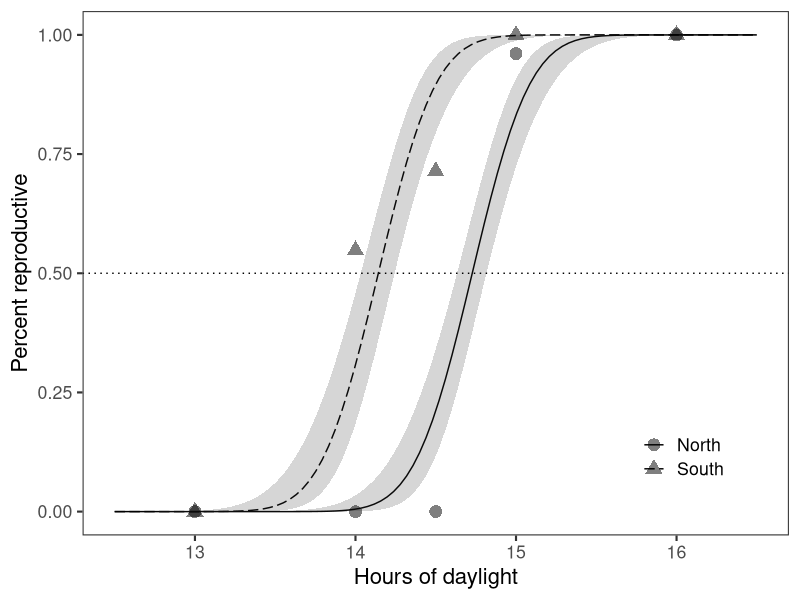
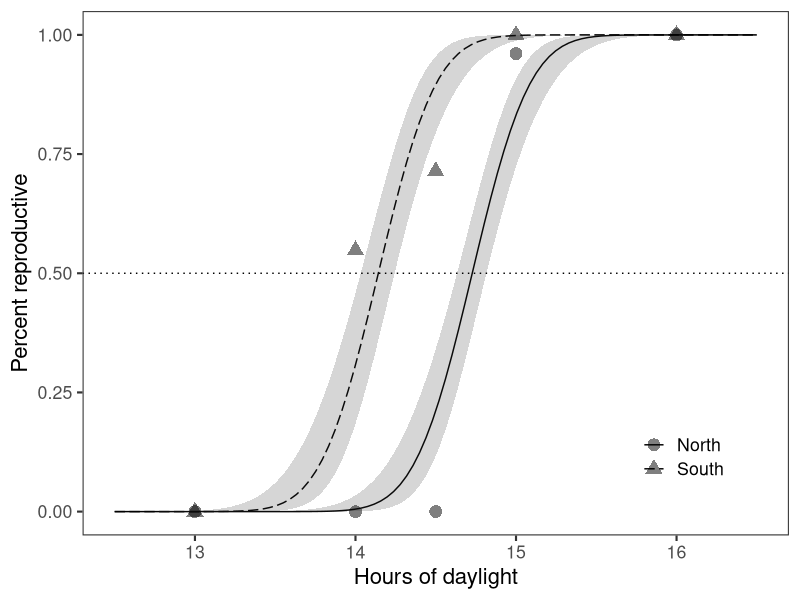

Reproduce these figures in R, in order.
## Header -----
## Script name: 02_photoperiod_response.R
## Purpose of script: Estimate short-day diapause response
## Author: Tyson Wepprich
## Date Created: 2021-02-04
## License: GNU GPLv3
## Email: tyson.wepprich@gmail.com
## ---
## Notes:
## This script makes Figure 3 and 
## estimates photoperiod response (Table 1) from experimental data
## ---

library(ggplot2)
library(dplyr)
library(tidyr)
library(broom)
library(MASS)
dat <- read.csv("data/photo_diapause.csv") %>% 
  mutate(Total = Repro + Diap,
         perc_repro = Repro/Total,
         perc_diap = Diap/Total)

# Probit model ----
# best model has additive Pop by AIC, not interaction or omitted
mod <- glm(cbind(Diap, Repro) ~ Treat + Pop - 1, data = dat, family = binomial(link = "probit"))
ilink <- family(mod)$linkinv

# coefs <- coef(modS)
pred <- data.frame(Treat = rep(seq(12.5, 16.5, length.out = 100), 2), Pop = c(rep("South", 100), rep("North", 100)))
preds <- predict(mod, newdata = pred, type = "link", se.fit = TRUE)      
pred$pred <- ilink(preds$fit)
pred$lwr <- ilink(preds$fit - 1.96*preds$se.fit)
pred$upr <- ilink(preds$fit + 1.96*preds$se.fit)

# Use LD50 function to estimate critical photoperiod and SE from GLM
# Results in Table 1 parameters
modcps <- bind_rows(lapply(c(3, 2), FUN = function(x) {
  tmp <- MASS::dose.p(mod, cf = c(x, 1), p = c(.05, .5, .95))
  data.frame(pred = as.vector(tmp),
             se = as.vector(attr(tmp, "SE")),
             p = as.vector(attr(tmp, "p")))
})) %>% 
  mutate(Pop = c(rep("S", 3), rep("N", 3))) %>%
  pivot_wider(names_from = p, values_from = c(pred, se)) %>% 
  mutate(cp_mean = -coef(mod)[3:2]/coef(mod)[1],
         cp_sd = 1/abs(coef(mod)[1]))

# Figure 3: Plot photoperiod response ----
plt <- ggplot(data = dat, aes(x = Treat, y = perc_repro, group = Pop)) +
  geom_point(data = dat, aes(shape = Pop), size = 4, alpha = .5) +
  scale_shape_discrete(name = NULL) +
  geom_line(data = pred, aes(x = Treat, y = 1 - pred, group = Pop, linetype = Pop)) +
  scale_linetype_manual(name = NULL, values = c("solid", "longdash")) +
  geom_ribbon(data = pred, aes(x = Treat, ymin = 1-lwr, ymax = 1-upr, group = Pop), alpha = .2, inherit.aes = FALSE) +
  xlab("Hours of daylight") +
  ylab("Percent reproductive") + 
  theme_bw(base_size = 16) +
  geom_hline(yintercept = 0.5, linetype = "dotted") +
  theme(panel.grid.major = element_blank(), panel.grid.minor = element_blank(),
        legend.position = c(.85, .15))
plt

ggsave("figures/fig3.png", dpi = 600,
       plot = plt, device = "png", width = 6, height = 5.5, units = "in")
